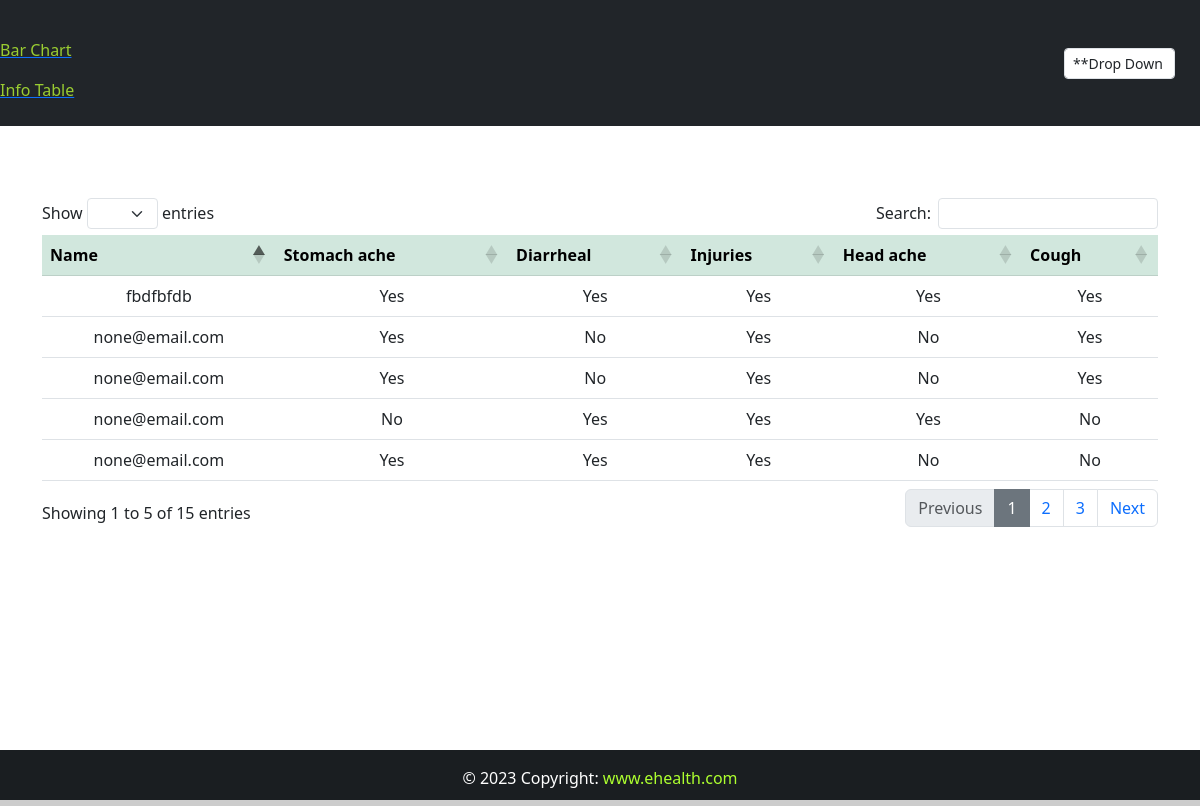
Screenshot of /table/ with the database file from the repository.
### core/models.py (models this page shows, shortened)
class Profile(models.Model):
	choices = (("Yes", 'Yes'), ("No", 'No'))
	image = models.ImageField(default='default.jpg', upload_to='profile_pics')
	Email = models.EmailField(default='none@email.com')
	first_name = models.CharField(max_length=248, default='none@email.com')
	Stomach_ach = models.CharField(max_length=255, choices=choices)
	Diarrheal = models.CharField(max_length=255, choices=choices)
	Injuries = models.CharField(max_length=255, choices=choices)
	Head_ache = models.CharField(max_length=255, choices=choices)
	Cough = models.CharField(max_length=255, choices=choices)

### core/views.py (the view)
# urls.py: path('table/', table, name="table-page"),
def table(request):
	user_list = Profile.objects.all()
	return render(request, "core/table.html", {"users":user_list})

### core/templates/core/table.html (shortened to what this page needs)
{% extends 'core/base2.html' %}
{% block content %}
<div class="container">
    <br><br><br>
    <table class="table table-border" id="example" style="text-align: center;">
        <thead class="table-success">
            <tr>
                <th>Name</th>
                <th>Stomach ache</th>
                <th>Diarrheal</th>
                <th>Injuries</th>
                <th>Head ache</th>
                <th>Cough</th>
            </tr>
        </thead>
        <tbody>
      {% for user in users %}
        <tr>
            <td>{{ user.first_name }}</td>
            <td>{{ user.Stomach_ach }}</td>
            <td>{{ user.Diarrheal }}</td>
            <td>{{ user.Injuries }}</td>
            <td>{{ user.Head_ache }}</td>
            <td>{{ user.Cough }}</td>
        </tr>
      {% endfor %}
      </tbody>
    </table>
</div>
{% endblock content %}

### core/templates/core/base2.html (shortened to what this page needs)
{% load static %}
<!DOCTYPE html>
<html>
<head>
    <link rel="stylesheet" type="text/css" href="{% static 'css/style2.css' %}">
    <link href="https://cdn.jsdelivr.net/npm/bootstrap@5.3.0-alpha1/dist/css/bootstrap.min.css" rel="stylesheet">
    <link rel="stylesheet" href="https://cdnjs.cloudflare.com/ajax/libs/font-awesome/6.0.0/css/all.min.css" />
	<link rel="stylesheet" type="text/css" href="{% static 'css/style2.css' %}">
	<link rel="stylesheet" href="https://cdn.datatables.net/1.13.1/css/dataTables.bootstrap5.min.css">
</head>
<body>
	<div class="wrapper">
		<header >
			<nav class="navbar navbar-expand-lg navbar-dark bg-dark" >
				<div class="col-sm">
					<a class="navbar-brand flex-grow-1" style="text-align: center; color: #fff"; margin-left: 25px;>
						<a href="{% url 'chart-page' %}">
							<p style="color: yellowgreen;">Bar Chart</p>
						</a>
						<a href="{% url 'table-page' %}">
							<p style="color: yellowgreen;">Info Table</p>
						</a>
					</a>
				</div>
				<div class="d-flex" style="margin-right: 25px;">
					<div class=" input-group input-group-sm">
							<select class="form-control" type="search"name="cars" id="search">
							  <option value="">**Drop Down</option>
							</select>
					</div>
				</div>
			</nav>
		</header>
		{% block content %}{% endblock content %}
	</div>
	<footer class="bg-dark text-center text-lg-start" id="footer" style="color: #fff;">
		<div class="text-center p-3" style="background-color: rgba(0, 0, 0, 0.2);">&copy; {% now "Y" %} Copyright:
			<a class="text-light" href="#" style="text-decoration: none;">
				<span style="color: greenyellow;">www.ehealth.com</span>
			</a>
		</div>
	</footer>
</body>
</html>

### core/static/css/style2.css (style rules this page uses)
html, body { height: 100%; margin: 0; max-width: 100%; }
.wrapper { min-height: 100%; margin-bottom: -50px; }
#footer, .push { height: 50px; }

### rows the page displays
Profile: first_name "none@email.com", Stomach_ach "Yes", Diarrheal "No", Injuries "Yes", Head_ache "No", Cough "Yes"
Profile: first_name "none@email.com", Stomach_ach "Yes", Diarrheal "No", Injuries "Yes", Head_ache "No", Cough "Yes"
Profile: first_name "none@email.com", Stomach_ach "No", Diarrheal "Yes", Injuries "Yes", Head_ache "Yes", Cough "No"
Profile: first_name "none@email.com", Stomach_ach "Yes", Diarrheal "Yes", Injuries "Yes", Head_ache "No", Cough "No"
Profile: first_name "fbdfbfdb", Stomach_ach "Yes", Diarrheal "Yes", Injuries "Yes", Head_ache "Yes", Cough "Yes"
